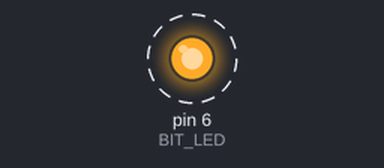
Bench run of a sketch on a simulated Arduino Mega 2560, built with avr-gcc and run on an emulated ATmega2560. On the bench: output pins drawn as LEDs (lit = HIGH). Dashed ring = blinking.

Above: at 0.5 s.
Timing chart, 0 to 4.6 s (numbered marks = the images above):
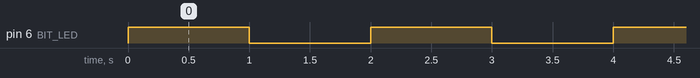

The sketch:

Blink_SFRs.ino
```cpp
// Note: Pin 6 on Arduino = ATmega2560 PH3

// LED_BUILTIN is PB7
// #define REG_DDR_LED DDRB
// #define REG_PORT_LED PORTB
// #define BIT_LED 7

#define REG_DDR_LED DDRH
#define REG_PORT_LED PORTH
#define BIT_LED 3

void setup() {
  // pinMode(LED_BUILTIN, OUTPUT);
  REG_DDR_LED |= _BV(BIT_LED);
}

void loop() {
  // digitalWrite(LED_BUILTIN, HIGH);   // turn the LED on (HIGH is the voltage level)
  REG_PORT_LED |= _BV(BIT_LED);
  delay(1000);                       // wait for a second

  // digitalWrite(LED_BUILTIN, LOW);    // turn the LED off by making the voltage LOW
  REG_PORT_LED &= ~_BV(BIT_LED);
  delay(1000);                       // wait for a second
}
```

Measured:
- by itself, pin 6 (BIT_LED): alternates HIGH for 1.0 s and LOW for 1.0 s
